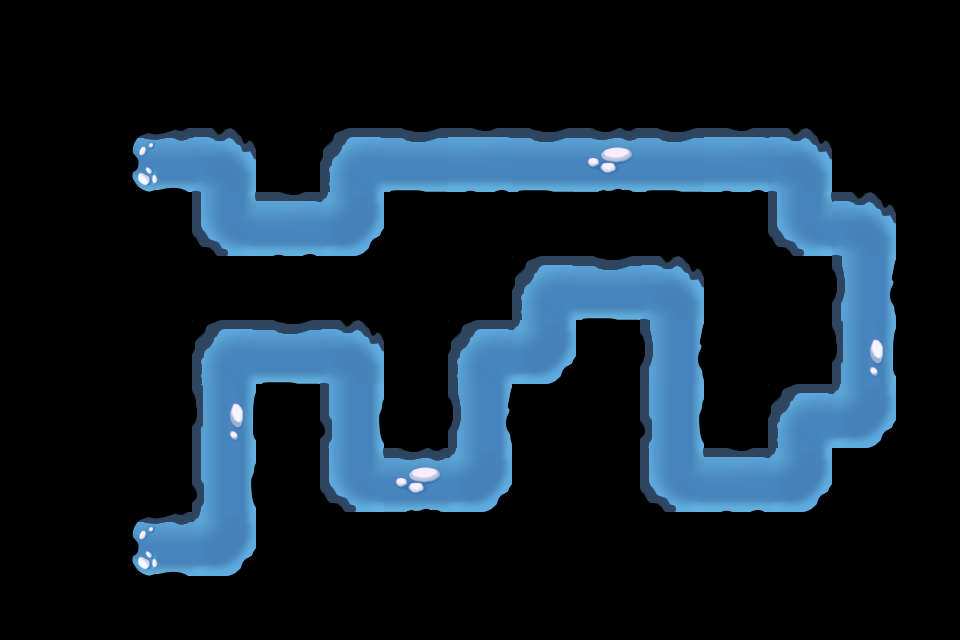

The image is a tile-based game level rendered from a .tmx file. Its description and source (layers, tilesets, objects; grid data summarised) follow:
An orthogonal 15x10 tile map with 64x64 px tiles, 1 tile layer (Map_Road_Snowfield) and 67 objects.

<map version="1.0" orientation="orthogonal" width="15" height="10" tilewidth="64" tileheight="64">
 <tileset firstgid="1" name="Map_Road_Snowfield" tilewidth="64" tileheight="64">
  <image source="Map_Road_Snowfield.png" width="320" height="256" />
 </tileset>
 <layer name="Map_Road_Snowfield" width="15" height="10">
  <data>[150 cells, 41 non-empty, 11 distinct tile ids]</data>
 </layer>
 <objectgroup color="#55ff00" name="path" width="15" height="10">
  <object x="165" y="159" />
  <object x="231" y="163" />
  <object x="227" y="225" />
  <object x="355" y="225" />
  <object x="354" y="161" />
  <object x="804" y="160" />
  <object x="804" y="222" />
  <object x="868" y="226" />
  <object x="868" y="415" />
  <object x="802" y="417" />
  <object x="803" y="485" />
  <object x="674" y="481" />
  <object x="674" y="290" />
  <object x="548" y="292" />
  <object x="548" y="353" />
  <object x="482" y="354" />
  <object x="483" y="483" />
  <object x="355" y="481" />
  <object x="354" y="354" />
  <object x="226" y="355" />
  <object x="227" y="547" />
  <object x="165" y="546" />
 </objectgroup>
 <objectgroup color="#000000" name="blocked" width="15" height="10">
  <object x="33" y="479" />
  <object x="99" y="481" />
  <object x="33" y="543" />
  <object x="98" y="545" />
 </objectgroup>
 <objectgroup color="#00ffff" name="tower" width="15" height="10">
  <properties>
   <property name="id" value="41001" />
   <property name="sizeH" value="2" />
   <property name="sizeW" value="2" />
  </properties>
  <object x="419" y="224" />
 </objectgroup>
 <objectgroup color="#ff0000" name="teemo" width="15" height="10">
  <properties>
   <property name="id" value="1" />
   <property name="sizeH" value="2" />
   <property name="sizeW" value="2" />
  </properties>
  <object x="34" y="479" />
 </objectgroup>
 <objectgroup color="#aa00ff" name="random" width="15" height="10">
  <properties>
   <property name="sizeH" value="2" />
   <property name="sizeW" value="2" />
  </properties>
  <object x="546" y="416" />
 </objectgroup>
 <objectgroup color="#ffffff" name="item" width="15" height="10">
  <properties>
   <property name="id" value="20013" />
   <property name="sizeH" value="1" />
   <property name="sizeW" value="1" />
  </properties>
  <object x="290" y="96" />
  <object x="289" y="479" />
 </objectgroup>
 <objectgroup color="#ffffff" name="item" width="15" height="10">
  <properties>
   <property name="id" value="20014" />
   <property name="sizeH" value="1" />
   <property name="sizeW" value="1" />
  </properties>
  <object x="545" y="96" />
  <object x="930" y="416" />
  <object x="802" y="290" />
  <object x="609" y="545" />
  <object x="289" y="415" />
  <object x="33" y="417" />
  <object x="163" y="224" />
  <object x="354" y="289" />
 </objectgroup>
 <objectgroup color="#ffffff" name="item" width="15" height="10">
  <properties>
   <property name="id" value="20015" />
   <property name="sizeH" value="1" />
   <property name="sizeW" value="1" />
  </properties>
  <object x="482" y="96" />
  <object x="611" y="97" />
  <object x="927" y="352" />
  <object x="804" y="354" />
  <object x="738" y="223" />
  <object x="802" y="546" />
  <object x="547" y="226" />
  <object x="610" y="351" />
  <object x="418" y="546" />
  <object x="418" y="353" />
  <object x="97" y="416" />
  <object x="162" y="289" />
 </objectgroup>
 <objectgroup color="#00aaff" name="item" width="15" height="10">
  <properties>
   <property name="id" value="20016" />
   <property name="sizeH" value="1" />
   <property name="sizeW" value="2" />
  </properties>
  <object x="161" y="97" />
  <object x="675" y="97" />
  <object x="611" y="225" />
  <object x="290" y="544" />
 </objectgroup>
 <objectgroup color="#00aaff" name="item" width="15" height="10">
  <properties>
   <property name="id" value="20017" />
   <property name="sizeH" value="1" />
   <property name="sizeW" value="2" />
  </properties>
  <object x="353" y="95" />
  <object x="672" y="545" />
  <object x="482" y="545" />
  <object x="33" y="224" />
  <object x="224" y="290" />
 </objectgroup>
 <objectgroup color="#0055ff" name="item" width="15" height="10">
  <properties>
   <property name="id" value="20018" />
   <property name="sizeH" value="2" />
   <property name="sizeW" value="1" />
  </properties>
  <object x="929" y="224" />
  <object x="737" y="288" />
  <object x="160" y="416" />
 </objectgroup>
 <objectgroup color="#ffaa00" name="item" width="15" height="10">
  <properties>
   <property name="id" value="20019" />
   <property name="sizeH" value="2" />
   <property name="sizeW" value="2" />
  </properties>
  <object x="867" y="479" />
 </objectgroup>
 <objectgroup color="#ffaa00" name="item" width="15" height="10">
  <properties>
   <property name="id" value="20020" />
   <property name="sizeH" value="2" />
   <property name="sizeW" value="2" />
  </properties>
  <object x="867" y="95" />
 </objectgroup>
 <objectgroup color="#ffaa00" name="item" width="15" height="10">
  <properties>
   <property name="id" value="20021" />
   <property name="sizeH" value="2" />
   <property name="sizeW" value="2" />
  </properties>
  <object x="32" y="288" />
 </objectgroup>
 <objectgroup color="#ff00ff" name="item" width="15" height="10">
  <properties>
   <property name="id" value="20022" />
   <property name="sizeH" value="2" />
   <property name="sizeW" value="2" />
  </properties>
  <object x="34" y="94" />
 </objectgroup>
</map>
